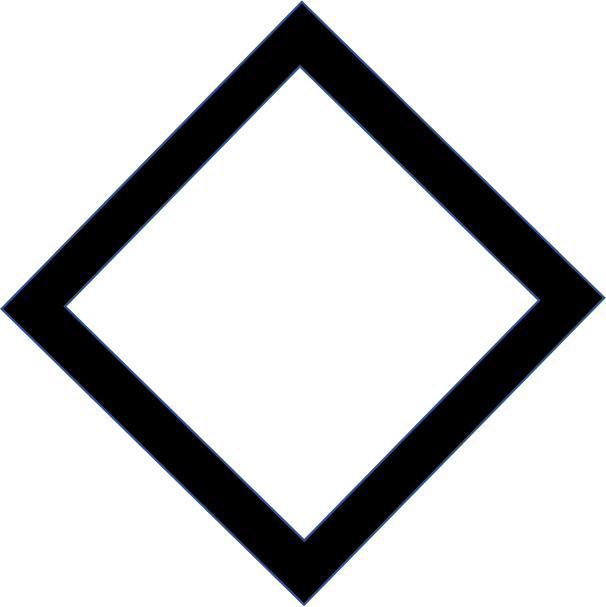
#> input picture image_ppt/g_min.png, 1212 x 1213 px (shown at 1/2 size); its folder holds only this picture in this run
$ python -i crop.py   (imports and definitions only)   (older library calls are emulated)
#> lines starting #> are read from the running program, lines starting #| are printed output that depends on the picture
# Importing Image class from PIL module
from PIL import Image, ImageChops
import random
from pathlib import Path
import os
from tqdm import tqdm
from numpy import *

def random_resize(image, scale_range):
    # Generate random scaling factors for width and height
    scale_factor = random.uniform(*scale_range)
    new_width = int(image.width * scale_factor)
    new_height = int(image.height * scale_factor)
    # Resize the image while preserving the aspect ratio
    resized_image = image.resize((new_width, new_height), Image.ANTIALIAS)
    return resized_image

# Opens a image in RGB mode
# im = Image.open(r"images/part_whole_test/1/g_min_l_plus.jpg")

s_plus = (70, 65, 435, 430)
s_min = (60, 55, 470, 470)
g_plus_new_l = (60, 75, 450, 470)
g_min_new_l = (55, 50, 465, 470)
g_plus = (75, 85, 430, 430)
g_min = (70, 60, 470, 455)
g_min_l_plus = (50, 40, 490, 490)

# Cropped image of above dimension
def relocate(image_path):
#> called with image_path = 'image_ppt/g_min.png'
    image_name = Path(image_path).stem.split('+')[0]
    print(image_name)
    if image_name == 's_plus':
        dimension = (70, 65, 435, 430)
    elif image_name == 's_min':
        dimension = (60, 55, 470, 470)
    elif image_name == 'g_plus_new_l':
        dimension = (60, 75, 450, 470)
    elif image_name == 'g_min_new_l':
        dimension = (55, 50, 465, 470)
    elif image_name == 'g_plus':
        dimension = (75, 85, 430, 430)
    elif image_name == 'g_min':
        dimension = (70, 60, 470, 455)
    elif image_name == 'g_min_l_plus':
        dimension = (50, 40, 490, 490)
    elif image_name == 'g_plus_l_min':
        dimension = (70, 65, 470, 470)
    else:
        print("invalid image name.")
    image = Image.open(image_path)
#> image is the input picture: PIL image 1212x1213 RGBA; mean R, G, B, A 77.9, 78.6, 79.9, 127.3
    img_crop = image.crop(dimension)
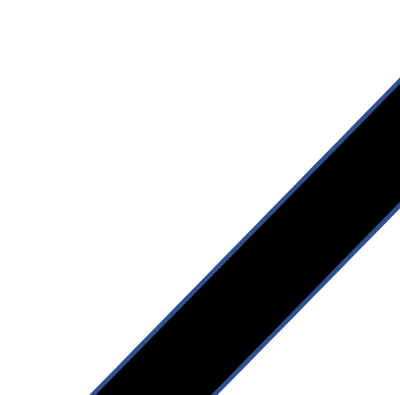
#> img_crop: PIL image 400x395 RGBA; mean R, G, B, A 28.5, 29.3, 30.6, 79.6; transparent parts drawn white
    img_crop_array = array(img_crop)
    img_crop_array[img_crop_array >= 127] = 255
    img_crop_array[img_crop_array <= 127] = 0
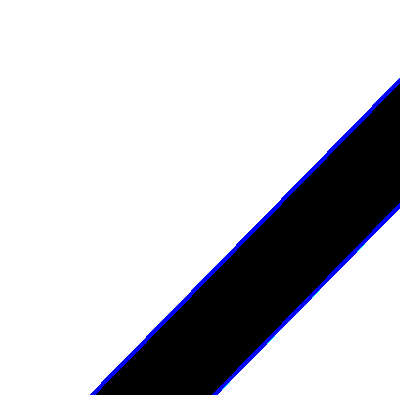
#> img_crop_array: shape (395, 400, 4); mean R, G, B, A 27.5, 27.6, 32.6, 79.6; transparent parts drawn white
    img_crop_clean = Image.fromarray(img_crop_array)
    # Define the range of scaling factors
    scale_range = (0.5, 1.0)
    # Randomly resize the image
    img_crop_resize = random_resize(img_crop_clean, scale_range)
    # im1= im1.convert('1')
    # # im1 = im1.rotate(random.uniform(-5, 5))
    # # Create a blank white image
    blank_image = Image.new('RGB', (526, 526), 'white')
#> blank_image: PIL image 526x526 RGB; every value is 255
    # # Generate random coordinates within the blank image
    x = random.randint(0, blank_image.width - img_crop_resize.width)
#> x = 117
    y = random.randint(0, blank_image.height - img_crop_resize.height)
#> y = 192
    # # Paste the smaller image onto the blank image
    blank_image.paste(img_crop_resize, (x, y))
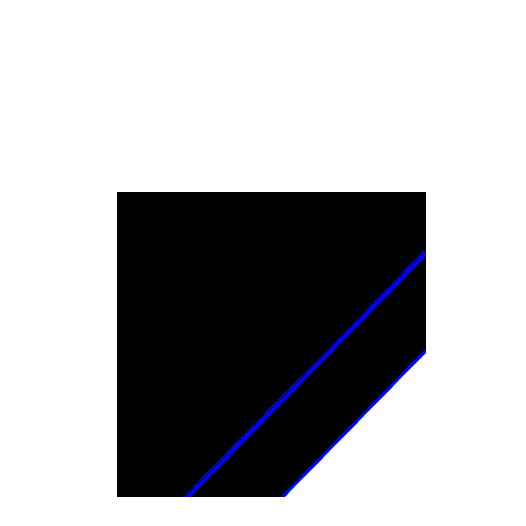
#> blank_image: PIL image 526x526 RGB; mean R, G, B 177.5, 177.5, 179.6
    # im1arr = array(blank_image)
    # # im1arr = im1arr + random.randint(0,122)
    # im1arr[im1arr == 255] -= random.randint(0,200)
    # im1arr[im1arr == 0] += random.randint(0,200)
    # blank_image = Image.fromarray(im1arr)
    # # Make transform matrix, to multiply R by 0.2-1
    # # Matrix = ( random.uniform(0.2, 1), 0,  0, 0,
    # #         0,   random.uniform(0.2, 1),  0, 0,
    # #         0,   0,  random.uniform(0.2, 1), 0,)
    # # output_Image = output_Image.convert("RGB", Matrix)

    # Display the final image
    return blank_image


def main():
    repeat = 10
    root = '/home/kaien125/experiments/code/bee vision/pytorch-image-classification/images'
    for path, subdirs, files in tqdm(os.walk(root)):
        for name in files:
            image_path = os.path.join(path, name)
            for i in range(repeat):
                image_name = Path(image_path).stem
                output_path = image_path.replace(image_name, image_name+'+'+str(i))
                new_image = relocate(image_path)
                new_image.save(output_path)
            file_to_rem = Path(image_path)
            file_to_rem.unlink()

# [2 lines not run here, left out]

>>> result = relocate('image_ppt/g_min.png')
